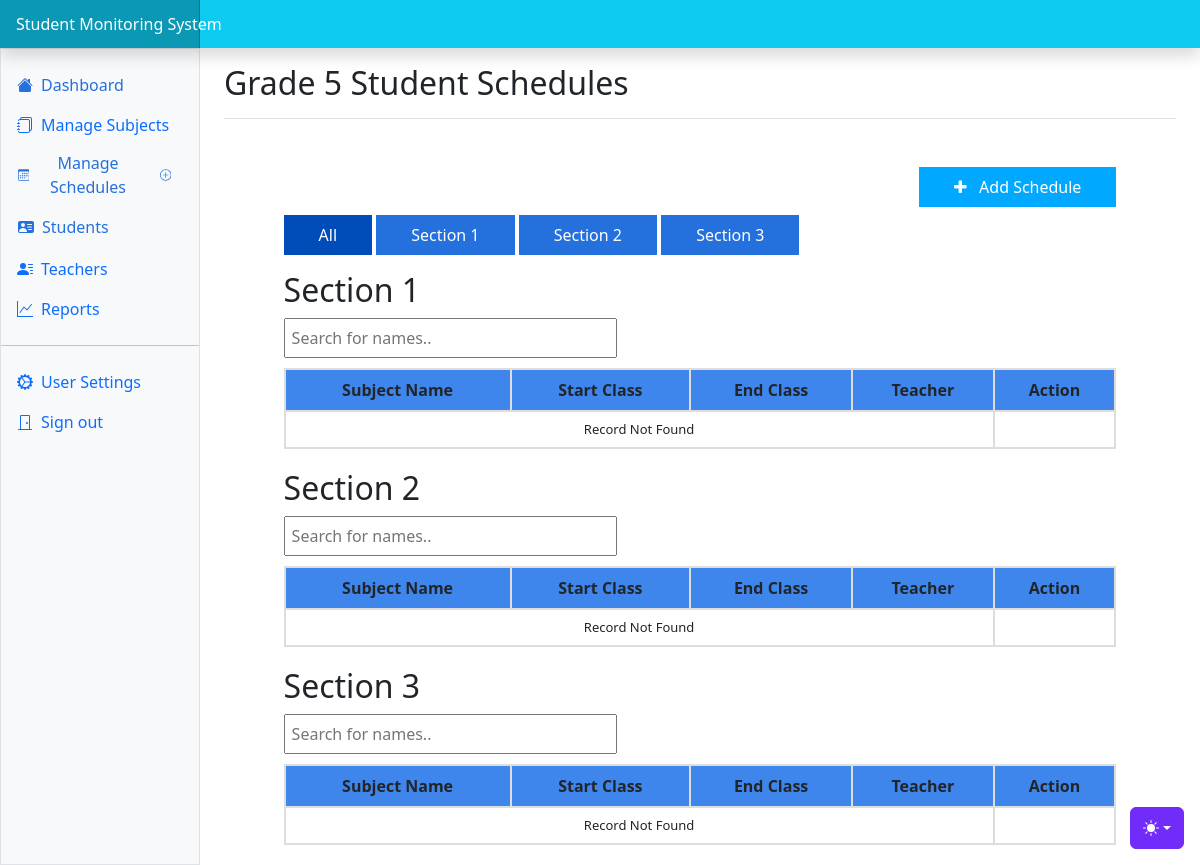
The app's page /attendance/admin/schedules/grade5Students.php (signed in), older data.
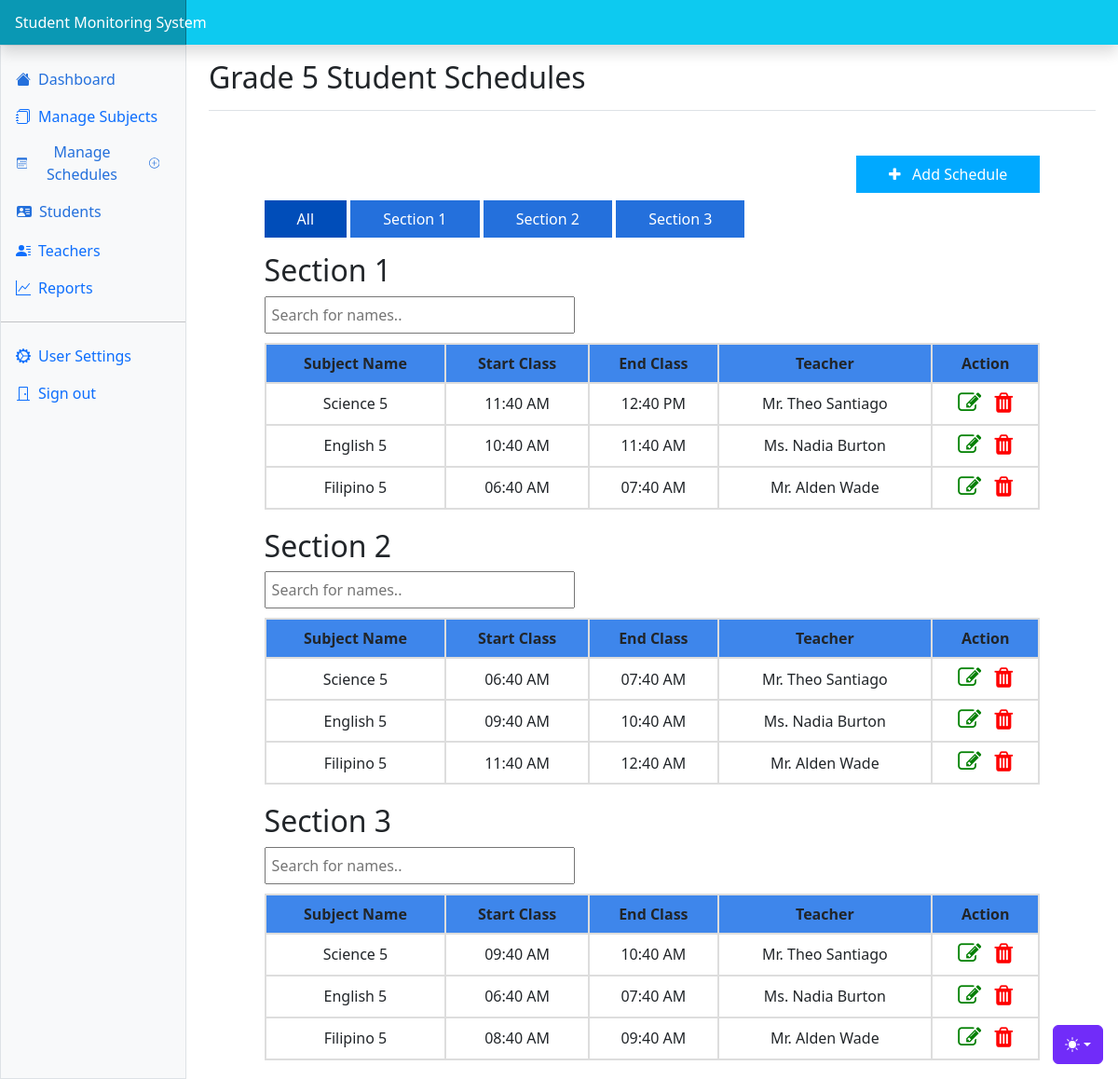
The same page, newer data.
### tables this page shows
CREATE TABLE `schedules` (
  `schedule_id` int(11) NOT NULL,
  `start_class` time NOT NULL,
  `end_class` time NOT NULL,
  `grade_id` int(11) NOT NULL,
  `section_id` int(11) NOT NULL,
  `subject_id` int(11) NOT NULL,
  `teacher_id` int(11) NOT NULL
);

CREATE TABLE `subject` (
  `subject_id` int(11) NOT NULL,
  `subject` varchar(200) NOT NULL,
  `grade_id` int(10) NOT NULL
);

CREATE TABLE `teachers` (
  `teacher_id` int(11) NOT NULL,
  `courtesy` varchar(2555) NOT NULL,
  `name` varchar(200) NOT NULL,
  `contact` varchar(200) NOT NULL,
  `username` varchar(200) NOT NULL,
  `password` varchar(200) NOT NULL,
  `subject_id` int(20) NOT NULL,
  `grade_id` int(20) NOT NULL,
  `image` varchar(200) NOT NULL,
  `status` varchar(200) NOT NULL DEFAULT 'Offline'
);

### attendance/admin/schedules/grade5Students.php (the view, shortened to what the changed rows need)
<!doctype html>
<html lang="en" data-bs-theme="auto">
  <head><script src="../assets/js/color-modes.js"></script>
    <link rel="stylesheet" href="https://cdn.jsdelivr.net/npm/@docsearch/css@3">
<link href="../assets/dist/css/bootstrap.min.css" rel="stylesheet">
<link rel="stylesheet" href="https://cdnjs.cloudflare.com/ajax/libs/font-awesome/4.7.0/css/font-awesome.min.css">
    <link href="https://cdn.jsdelivr.net/npm/bootstrap-icons@1.10.5/font/bootstrap-icons.min.css" rel="stylesheet">
    <link href="../admin_resource/dashboard.css" rel="stylesheet">
  </head>
  <body>
<div class="container-fluid">
  <div class="row">
    <main class="col-md-9 ms-sm-auto col-lg-10 px-md-4">
      <div class="d-flex justify-content-between flex-wrap flex-md-nowrap align-items-center pt-3 pb-2 mb-3 border-bottom">
        <h1 class="h2">Grade 5 Student Schedules</h1>
      </div>
      <div  class="container mt-5" style="width: 90%;">
      <br><br>
        <div class="section mt-3" data-category="category1">
            <h2>Section 1</h2>
            <table id="myTable">
                <thead>
                    <tr>
                        <th>Subject Name</th>
                        <th>Start Class</th>
                        <th>End Class</th>
                        <th>Teacher</th>
                        <th>Action</th>
                    </tr>
                </thead>
                <tbody>
                <?php
                  require '../db_connection.php';
                  $query = mysqli_query($conn, "SELECT
                      sc.schedule_id,
                      TIME_FORMAT(sc.start_class, '%h:%i %p') AS start_class,
                      TIME_FORMAT(sc.end_class, '%h:%i %p') AS end_class,
                      su.subject,
                      se.section,
                      tch.*,
                      g.grade
                  FROM
                      schedules sc
                  INNER JOIN
                      subject su ON sc.subject_id = su.subject_id
                  INNER JOIN
                      sections se ON sc.section_id = se.section_id
                  INNER JOIN
                      teachers tch ON sc.teacher_id = tch.teacher_id
                  INNER JOIN
                      grade g ON tch.grade_id = g.grade_id where sc.grade_id=5 && sc.section_id=1;") or die(mysqli_error());
                  $row = mysqli_num_rows($query);
                  if ($row > 0) {
                      while ($row = mysqli_fetch_array($query)) {
                          $subject = $row["subject"];
                          $start = $row["start_class"];
                          $end = $row["end_class"];
                          $name = $row["name"];
                          $title = $row["courtesy"];
                  ?>
                          <tr>
                              <td><?php echo $subject; ?></td>
                              <td><?php echo $start; ?></td>
                              <td><?php echo $end; ?></td>
                              <td><?php echo $title; ?> <?php echo $name; ?></td>
                              <td><a data-id='<?php echo $row['schedule_id']; ?>' class="button-edit"><i class="fa fa-edit icons" style="cursor:pointer; color:green; font-size:25px;"></i></a>
                        <a data-id='<?php echo $row['schedule_id']; ?>' class="button-delete"><i class="fa fa-trash icons" style="cursor:pointer; color:red; font-size:25px; margin-left:10px;"></i></a>
                        </td>
                          </tr>
                  <?php
                      }
                  } else {
                      echo '
                          <tr style="font-size:13px">
                              <td colspan = "4"><center>Record Not Found</center></td>
                          </tr>';
                  }
                  ?>
                </tbody>
            </table>
        </div>
        <div class="section mt-3" data-category="category2">
            <h2>Section 2</h2>
            <table id="myTable">
                <thead>
                    <tr>
                        <th>Subject Name</th>
                        <th>Start Class</th>
                        <th>End Class</th>
                        <th>Teacher</th>
                        <th>Action</th>
                    </tr>
                </thead>
                <tbody>
                <?php
                  require '../db_connection.php';
                  $query = mysqli_query($conn, "SELECT
                      sc.schedule_id,
                      TIME_FORMAT(sc.start_class, '%h:%i %p') AS start_class,
                      TIME_FORMAT(sc.end_class, '%h:%i %p') AS end_class,
                      su.subject,
                      se.section,
                      tch.*,
                      g.grade
                  FROM
                      schedules sc
                  INNER JOIN
                      subject su ON sc.subject_id = su.subject_id
                  INNER JOIN
                      sections se ON sc.section_id = se.section_id
                  INNER JOIN
                      teachers tch ON sc.teacher_id = tch.teacher_id
                  INNER JOIN
                      grade g ON tch.grade_id = g.grade_id where sc.grade_id=5 && sc.section_id=2;") or die(mysqli_error());
                  $row = mysqli_num_rows($query);
                  if ($row > 0) {
                      while ($row = mysqli_fetch_array($query)) {
                          $subject = $row["subject"];
                          $start = $row["start_class"];
                          $end = $row["end_class"];
                          $name = $row["name"];
                          $title = $row["courtesy"];
                  ?>
                          <tr>
                              <td><?php echo $subject; ?></td>
                              <td><?php echo $start; ?></td>
                              <td><?php echo $end; ?></td>
                              <td><?php echo $title; ?> <?php echo $name; ?></td>
                              <td><a data-id='<?php echo $row['schedule_id']; ?>' class="button-edit"><i class="fa fa-edit icons" style="cursor:pointer; color:green; font-size:25px;"></i></a>
                        <a data-id='<?php echo $row['schedule_id']; ?>' class="button-delete"><i class="fa fa-trash icons" style="cursor:pointer; color:red; font-size:25px; margin-left:10px;"></i></a>
                        </td>
                          </tr>
                  <?php
                      }
                  } else {
                      echo '
                          <tr style="font-size:13px">
                              <td colspan = "4"><center>Record Not Found</center></td>
                          </tr>';
                  }
                  ?>
                </tbody>
            </table>
        </div>
        <div class="section mt-3" data-category="category3">
            <h2>Section 3</h2>
            <table id="myTable">
                <thead>
                    <tr>
                        <th>Subject Name</th>
                        <th>Start Class</th>
                        <th>End Class</th>
                        <th>Teacher</th>
                        <th>Action</th>
                    </tr>
                </thead>
                <tbody>
                <?php
                  require '../db_connection.php';
                  $query = mysqli_query($conn, "SELECT
                      sc.schedule_id,
                      TIME_FORMAT(sc.start_class, '%h:%i %p') AS start_class,
                      TIME_FORMAT(sc.end_class, '%h:%i %p') AS end_class,
                      su.subject,
                      se.section,
                      tch.*,
                      g.grade
                  FROM
                      schedules sc
                  INNER JOIN
                      subject su ON sc.subject_id = su.subject_id
                  INNER JOIN
                      sections se ON sc.section_id = se.section_id
                  INNER JOIN
                      teachers tch ON sc.teacher_id = tch.teacher_id
                  INNER JOIN
                      grade g ON tch.grade_id = g.grade_id where sc.grade_id=5 && sc.section_id=3;") or die(mysqli_error());
                  $row = mysqli_num_rows($query);
                  if ($row > 0) {
                      while ($row = mysqli_fetch_array($query)) {
                          $subject = $row["subject"];
                          $start = $row["start_class"];
                          $end = $row["end_class"];
                          $name = $row["name"];
                          $title = $row["courtesy"];
                  ?>
                          <tr>
                              <td><?php echo $subject; ?></td>
                              <td><?php echo $start; ?></td>
                              <td><?php echo $end; ?></td>
                              <td><?php echo $title; ?> <?php echo $name; ?></td>
                              <td><a data-id='<?php echo $row['schedule_id']; ?>' class="button-edit"><i class="fa fa-edit icons" style="cursor:pointer; color:green; font-size:25px;"></i></a>
                        <a data-id='<?php echo $row['schedule_id']; ?>' class="button-delete"><i class="fa fa-trash icons" style="cursor:pointer; color:red; font-size:25px; margin-left:10px;"></i></a>
                        </td>
                          </tr>
                  <?php
                      }
                  } else {
                      echo '
                          <tr style="font-size:13px">
                              <td colspan = "4"><center>Record Not Found</center></td>
                          </tr>';
                  }
                  ?>
                </tbody>
            </table>
        </div>
      </div>
    </main>
  </div>
</div>
    <script src="https://cdn.jsdelivr.net/npm/chart.js@4.3.2/dist/chart.umd.js"></script><script src="dashboard.js"></script></body>
    </html>

Row changes from the older to the newer data that the page shows:
added schedules: subject.subject "Science 5", start "11:40 AM", end "12:40 PM", teacher.courtesy "Mr.", teacher.name "Theo Santiago", shown under "Section 1"
added schedules: subject.subject "English 5", start "10:40 AM", end "11:40 AM", teacher.courtesy "Ms.", teacher.name "Nadia Burton", shown under "Section 1"
added schedules: subject.subject "Filipino 5", start "06:40 AM", end "07:40 AM", teacher.courtesy "Mr.", teacher.name "Alden Wade", shown under "Section 1"
added schedules: subject.subject "Science 5", start "06:40 AM", end "07:40 AM", teacher.courtesy "Mr.", teacher.name "Theo Santiago", shown under "Section 2"
added schedules: subject.subject "English 5", start "09:40 AM", end "10:40 AM", teacher.courtesy "Ms.", teacher.name "Nadia Burton", shown under "Section 2"
added schedules: subject.subject "Filipino 5", start "11:40 AM", end "12:40 AM", teacher.courtesy "Mr.", teacher.name "Alden Wade", shown under "Section 2"
added schedules: subject.subject "Science 5", start "09:40 AM", end "10:40 AM", teacher.courtesy "Mr.", teacher.name "Theo Santiago", shown under "Section 3"
added schedules: subject.subject "English 5", start "06:40 AM", end "07:40 AM", teacher.courtesy "Ms.", teacher.name "Nadia Burton", shown under "Section 3"
added schedules: subject.subject "Filipino 5", start "08:40 AM", end "09:40 AM", teacher.courtesy "Mr.", teacher.name "Alden Wade", shown under "Section 3"
Text that changed along with them:
text no longer shown: "Record Not Found Record Not Found Record Not Found"
